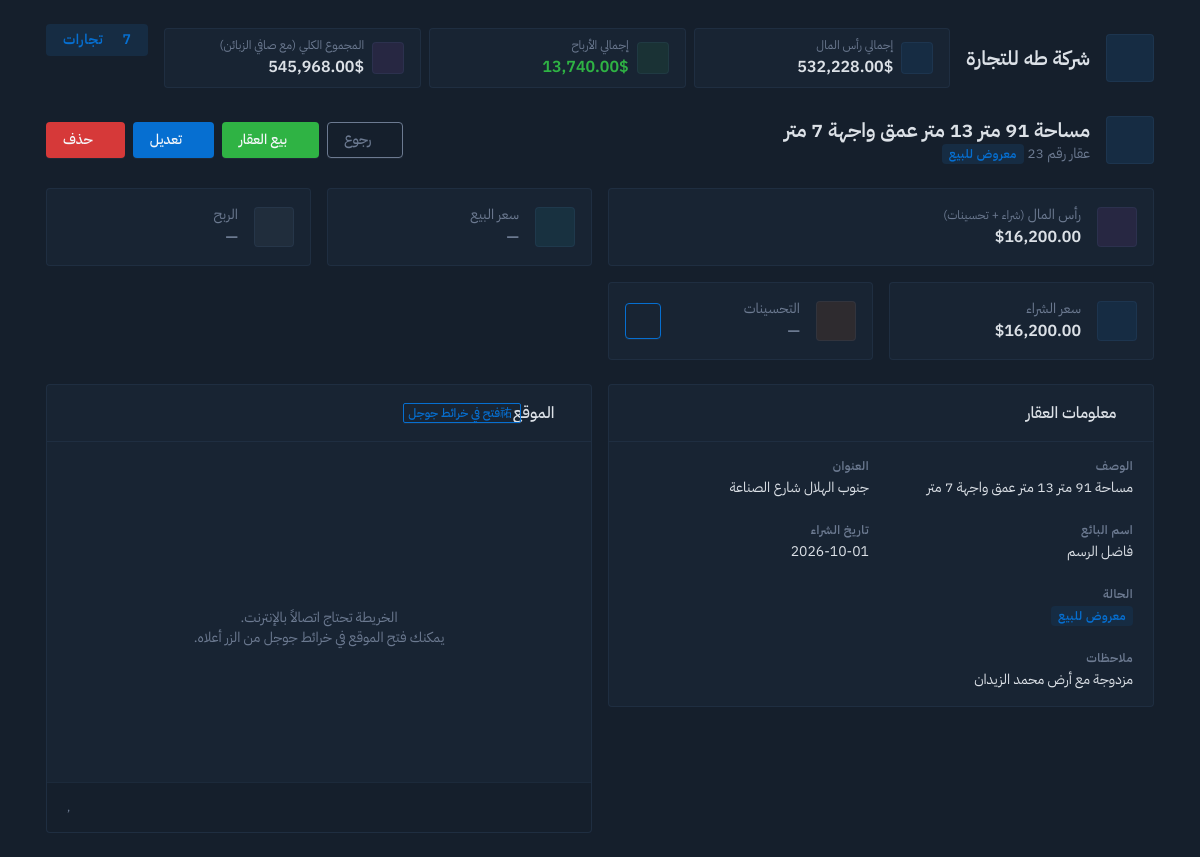
The page /property/23/info on the database its author committed.
### tables this page shows
CREATE TABLE property (
      id          INTEGER PRIMARY KEY AUTOINCREMENT,
      discreption TEXT NOT NULL,
      address     TEXT NOT NULL,
      buy_price   REAL NOT NULL,
      sell_price  REAL,
      seller_name TEXT NOT NULL,          -- old owner
      buyer_name  TEXT,                   -- new owner (empty until sold)
      buy_date    TEXT,
      sell_date   TEXT,
      longitude   REAL,
      latitude    REAL,
      notes       TEXT
    );

### app.py (the view)
@app.route('/property/<int:id>/info')
def property_info(id):
  try:
    id = int(id)
  except (ValueError, TypeError, KeyError):
    flash(json.dumps({"msg": "خطأ: رقم سحل غير صحيح"}), "error")
    return redirect("/property")
  if not is_property(id):
    flash(json.dumps({"msg": "خطأ: سحل غير موجود"}), "error")
    return redirect("/property")
  return render_template("property_info.html", title=f"عقار رقم {id}", property=Properties().get_property_with_cost_by_id(id))

### app.py (called while the page is built)
@app.context_processor
def inject_db():
  return {
    "trades": Trades().trades_html_dict,
    "company_name": "شركة طه للتجارة",
    "truck": get_truck_dict(),
    "mixer": get_mixer_dict(),
    "block_factory": get_block_factory_dict(),
  }

### classes.py (called while the page is built, shortened)
  @property
  def total_properties_improvements_costs(self):
    costs = 0
    for row in self.property_improvements_table:
      costs += row['cost']
    return costs

  def get_total_costs_by_id(self, property_id):
    costs = 0
    for r in self.property_improvements_table:
      if r['property_id'] == property_id:
        costs += r['cost']
    return costs

  def get_property_with_cost_by_id(self, id):
    for r in self.property_table:
      if r['id'] == id:
        r['cost'] = self.get_total_costs_by_id(r['id'])
        return r

  @property
  def total_base(self):
    bases = 0
    for p in self.property_table:
      bases += p['buy_price']
    bases += self.total_properties_improvements_costs
    return bases

  def is_property_sold(self, id):
    for r in self.property_table:
      if r['id'] == id:
        return bool(r['sell_price'])

  @property
  def total_profit(self):
    profit = 0
    for p in self.property_table:
      if self.is_property_sold(p['id']):
        profit += p['sell_price'] - self.get_total_property_base_by_id(p['id'])
    return profit

  def property_html_dict(self, data=True):
    if len(self.property_table) <= 0:
      if len(self.property_table) == 0:
        content = 'خطأ: لاتوجد عقارات بعد.'
      else:
        content = 'خطأ: مشكلة في عدد العقارات.'
      return {
        'status': 'error',
        'content': content,
        'name': 'عقارات',
        'url': '/property',
        'base': 0,
        'profit': 0,
      }
    else:
      return {
        'status': 'success',
        'content': self.property_table_with_cost if data else None,
        'name': 'عقارات',
        'url': '/property',
        'base': self.total_base,
        'profit': self.total_profit,
      }

  def customer_html_dict(self, data=True):
    if len(self.customer_table) <= 0 :
      if len(self.customer_table) == 0:
        content = 'خطأ: لايوجد زبائن بعد.'
      else:
        content = 'خطأ: مشكلة في عدد الزبائن.'
      return {
        'status': 'error',
        'content': content,
        'name': 'الزبائن',
        'url': '/customer',
        'for_us': 0,
        'for_them': 0,
      }

### templates/property_info.html (shortened to what this page needs)
{% extends "layout.html" %}
{% block trade %}
{% set total_cost = property['buy_price'] + property['cost'] %}
{% set sold = property['sell_price'] is not none %}
{% set has_coords = property['latitude'] is not none and property['longitude'] is not none %}
{% set diff = (property['sell_price'] - total_cost) if sold else 0 %}
<div class="row align-items-center g-3 mb-4">
  <div class="col">
    <div class="d-flex align-items-center gap-3">
      <span class="avatar avatar-lg bg-primary-lt"><i class="ti ti-home-dollar fs-1"></i></span>
      <div>
        <h2 class="mb-0">{{ property['discreption'] or 'عقار' }}</h2>
        <div class="text-secondary">
          عقار رقم {{ property['id'] }}
          {% if sold %}
          <span class="badge bg-green-lt text-green ms-2">مباع</span>
          {% else %}
          <span class="badge bg-blue-lt text-blue ms-2">معروض للبيع</span>
          {% endif %}
        </div>
      </div>
    </div>
  </div>
  <div class="col-auto d-flex flex-wrap gap-2">
    <a href="/property" class="btn btn-outline-secondary"><i class="ti ti-arrow-right me-1"></i>رجوع</a>
    {% if not sold %}
    <button class="btn btn-success" data-bs-toggle="modal" data-bs-target="#sellModal">
      <i class="ti ti-cash me-1"></i>بيع العقار
    </button>
    {% endif %}
    <button class="btn btn-primary" data-bs-toggle="modal" data-bs-target="#editModal">
      <i class="ti ti-pencil me-1"></i>تعديل
    </button>
    <button class="btn btn-danger" data-bs-toggle="modal" data-bs-target="#deleteModal">
      <i class="ti ti-trash me-1"></i>حذف
    </button>
  </div>
</div>
<div class="row row-cards mb-4">
  <div class="col-md-6">
    <div class="card card-sm">
      <div class="card-body">
        <div class="row align-items-center">
          <div class="col-auto"><span class="avatar bg-purple-lt"><i class="ti ti-wallet fs-2"></i></span></div>
          <div class="col">
            <div class="text-secondary">رأس المال <span class="small">(شراء + تحسينات)</span></div>
            <div class="h3 mb-0"><span dir="ltr">{{ '{:,.2f}'.format(total_cost) }}</span>$</div>
          </div>
        </div>
      </div>
    </div>
  </div>
  <div class="col-md-3">
    <div class="card card-sm">
      <div class="card-body">
        <div class="row align-items-center">
          <div class="col-auto"><span class="avatar bg-cyan-lt"><i class="ti ti-cash fs-2"></i></span></div>
          <div class="col">
            <div class="text-secondary">سعر البيع</div>
            <div class="h3 mb-0">
              {% if sold %}<span dir="ltr">{{ '{:,.2f}'.format(property['sell_price']) }}</span>${% else %}<span
                class="text-secondary">—</span>{% endif %}
            </div>
          </div>
        </div>
      </div>
    </div>
  </div>
  <div class="col-md-3">
    <div class="card card-sm">
      <div class="card-body">
        <div class="row align-items-center">
          <div class="col-auto">
            <span class="avatar {{ ('bg-green-lt' if diff >= 0 else 'bg-red-lt') if sold else 'bg-secondary-lt' }}">
              <i
                class="ti {{ ('ti-trending-up' if diff >= 0 else 'ti-trending-down') if sold else 'ti-minus' }} fs-2"></i>
            </span>
          </div>
          <div class="col">
            <div class="text-secondary">الربح</div>
            {% if sold %}
            <div class="h3 mb-0 {{ 'text-green' if diff >= 0 else 'text-red' }}"><span dir="ltr">{{
                '{:,.2f}'.format(diff) }}</span>$</div>
            {% else %}
            <div class="h3 mb-0 text-secondary">—</div>
            {% endif %}
          </div>
        </div>
      </div>
    </div>
  </div>
  <div class="col-md-3">
    <div class="card card-sm">
      <div class="card-body">
        <div class="row align-items-center">
          <div class="col-auto"><span class="avatar bg-blue-lt"><i class="ti ti-coin fs-2"></i></span></div>
          <div class="col">
            <div class="text-secondary">سعر الشراء</div>
            <div class="h3 mb-0"><span dir="ltr">{{ '{:,.2f}'.format(property['buy_price']) }}</span>$</div>
          </div>
        </div>
      </div>
    </div>
  </div>
  <div class="col-md-3">
    <div class="card card-sm">
      <div class="card-body">
        <div class="row align-items-center">
          <div class="col-auto"><span class="avatar bg-orange-lt"><i class="ti ti-tools fs-2"></i></span></div>
          <div class="col">
            <div class="text-secondary">التحسينات</div>
            <div class="h3 mb-0">
              {% if property['cost'] %}
                <span dir="ltr">
                  {{ '{:,.2f}'.format(property['cost'])}}
                </span>
                $
              {% else %}
                <span class="text-secondary">—</span>
              {% endif %}
            </div>
          </div>
          <div class="col-auto">
            <a href="/property/{{ property['id'] }}/improvements" class="btn btn-icon btn-outline-primary"
              title="{{ 'عرض التحسينات' if improvements else 'إضافة تحسين' }}">
              <i class="ti ti-chevron-left"></i>
            </a>
          </div>
        </div>
      </div>
    </div>
  </div>
</div>
<div class="row row-cards">
  <div class="col-lg-6">
    <div class="card">
      <div class="card-header">
        <h3 class="card-title"><i class="ti ti-info-circle me-1"></i>معلومات العقار</h3>
      </div>
      <div class="card-body">
        <div class="datagrid">
          <div class="datagrid-item">
            <div class="datagrid-title">الوصف</div>
            <div class="datagrid-content">{{ property['discreption'] or '—' }}</div>
          </div>
          <div class="datagrid-item">
            <div class="datagrid-title">العنوان</div>
            <div class="datagrid-content">{{ property['address'] or '—' }}</div>
          </div>
          <div class="datagrid-item">
            <div class="datagrid-title">اسم البائع</div>
            <div class="datagrid-content">{{ property['seller_name'] or '—' }}</div>
          </div>
          <div class="datagrid-item">
            <div class="datagrid-title">تاريخ الشراء</div>
            <div class="datagrid-content">{{ property['buy_date'] or '—' }}</div>
          </div>
          {% if sold %}
          <div class="datagrid-item">
            <div class="datagrid-title">اسم المشتري</div>
            <div class="datagrid-content">{{ property['buyer_name'] or '—' }}</div>
          </div>
          <div class="datagrid-item">
            <div class="datagrid-title">تاريخ البيع</div>
            <div class="datagrid-content">{{ property['sell_date'] or '—' }}</div>
          </div>
          {% else %}
          <div class="datagrid-item">
            <div class="datagrid-title">الحالة</div>
            <div class="datagrid-content"><span class="badge bg-blue-lt text-blue">معروض للبيع</span></div>
          </div>
          {% endif %}
          <div class="datagrid-item" style="grid-column: 1 / -1;">
            <div class="datagrid-title">ملاحظات</div>
            <div class="datagrid-content">{{ property['notes'] or '—' }}</div>
          </div>
        </div>
      </div>
    </div>
  </div>
  <div class="col-lg-6">
    <div class="card">
      <div class="card-header">
        <h3 class="card-title"><i class="ti ti-map-pin me-1"></i>الموقع</h3>
        {% if has_coords %}
        <div class="card-actions">
          <a href="https://www.google.com/maps/@?api=1&map_action=map&center={{ property['latitude'] }},{{ property['longitude'] }}&zoom=18&basemap=satellite"
            target="_blank" rel="noopener" class="btn btn-sm btn-outline-primary">
            <i class="ti ti-brand-google-maps me-1"></i>فتح في خرائط جوجل
          </a>
        </div>
        {% endif %}
      </div>
      {% if has_coords %}
      <div id="mapBox" class="d-flex align-items-center justify-content-center bg-body-secondary" style="height: 340px;"
        data-lat="{{ property['latitude'] }}" data-lng="{{ property['longitude'] }}">
      </div>
      <div class="card-footer text-secondary small" dir="ltr">{{ property['latitude'] }}, {{ property['longitude'] }}
      </div>
      {% else %}
      <div class="empty">
        <div class="empty-icon"><i class="ti ti-map-off fs-1"></i></div>
        <p class="empty-title">لم تُحدَّد إحداثيات هذا العقار</p>
        <p class="empty-subtitle text-secondary">أضف خط الطول وخط العرض من زر التعديل ليظهر الموقع على الخريطة.</p>
      </div>
      {% endif %}
    </div>
  </div>
</div>
{% endblock %}

### static/css/global.css (style rules this page uses)
:root { --tblr-font-sans-serif: 'IBM Plex Sans Arabic', -apple-system, 'BlinkMacSystemFont', 'Segoe UI', 'Roboto', 'Helvetica Neue', Arial, sans-serif; }

### rows shown on the page
property: discreption "مساحة 91 متر 13 متر عمق واجهة 7 متر", buy_price "16,200.00", address "جنوب الهلال شارع الصناعة", seller_name "فاضل الرسم", buy_date "2026-10-01", notes "مزدوجة مع أرض محمد الزيدان"

### other values the page prints
{{ company_name }} "شركة طه للتجارة"
{{ '{:,.2f}'.format(trades['total_base']) }} "532,228.00"
{{ '{:,.2f}'.format(trades['total_profit']) }} "13,740.00"
{{ '{:,.2f}'.format(trades['total_base'] + trades['total_profit']) }} "545,968.00"
{{ '{:,.2f}'.format(total_cost) }} "16,200.00"
